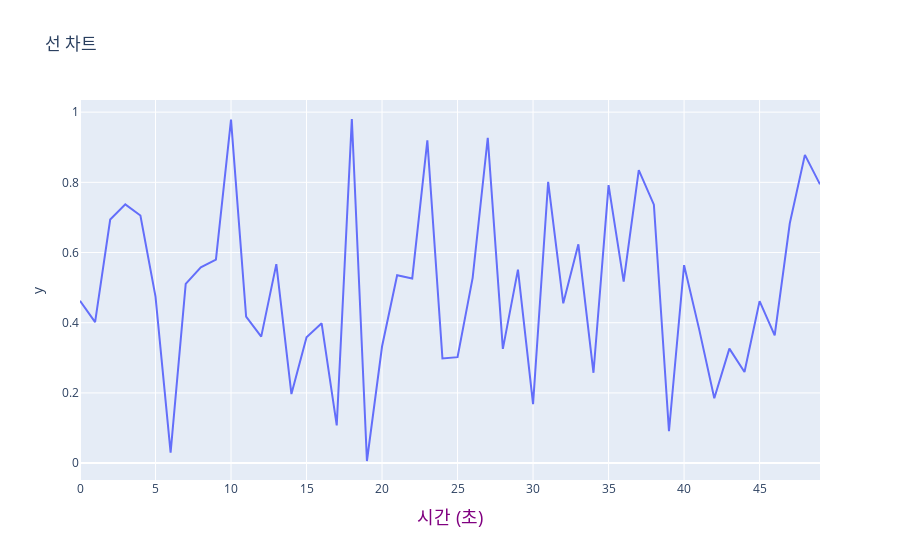

This figure's notebook cell:
### Code cell
df = pd.DataFrame({
    "x":np.arange(50),
    "y":np.random.rand(50),
})

fig = px.line(df, x="x", y="y", title="선 차트")

# x축 업데이트
fig.update_xaxes(
    title_text = "시간 (초)",
    title_font = dict(size=18, color="purple")
)
fig.show()

### Figure 1 — Plotly figure (JSON) as saved in the notebook; plotly's stock layout.template omitted (floating-point values rounded to 4 significant figures)
{"data": [{"hovertemplate": "x=%{x}<br>y=%{y}<extra></extra>", "legendgroup": "", "line": {"color": "#636efa", "dash": "solid"}, "marker": {"symbol": "circle"}, "mode": "lines", "name": "", "orientation": "v", "showlegend": false, "type": "scatter", "x": [0, 1, 2, 3, 4, 5, 6, 7, 8, 9, 10, 11, 12, 13, 14, 15, 16, 17, 18, 19, 20, 21, 22, 23, 24, 25, 26, 27, 28, 29, 30, 31, 32, 33, 34, 35, 36, 37, 38, 39, 40, 41, 42, 43, 44, 45, 46, 47, 48, 49], "xaxis": "x", "y": [0.4624, 0.4016, 0.694, 0.7371, 0.7055, 0.4744, 0.02973, 0.5105, 0.558, 0.5798, 0.9787, 0.4172, 0.3605, 0.567, 0.1966, 0.3587, 0.3983, 0.1076, 0.9804, 0.006003, 0.3322, 0.5353, 0.526, 0.9194, 0.298, 0.3019, 0.5278, 0.927, 0.3254, 0.5513, 0.1679, 0.8016, 0.4553, 0.6234, 0.2574, 0.792, 0.5172, 0.8345, 0.7364, 0.09086, 0.5639, 0.3811, 0.1848, 0.3262, 0.2595, 0.4615, 0.3637, 0.6833, 0.8782, 0.7942], "yaxis": "y"}], "layout": {"legend": {"tracegroupgap": 0}, "title": {"text": "선 차트"}, "xaxis": {"anchor": "y", "domain": [0, 1], "title": {"font": {"color": "purple", "size": 18}, "text": "시간 (초)"}}, "yaxis": {"anchor": "x", "domain": [0, 1], "title": {"text": "y"}}}}
